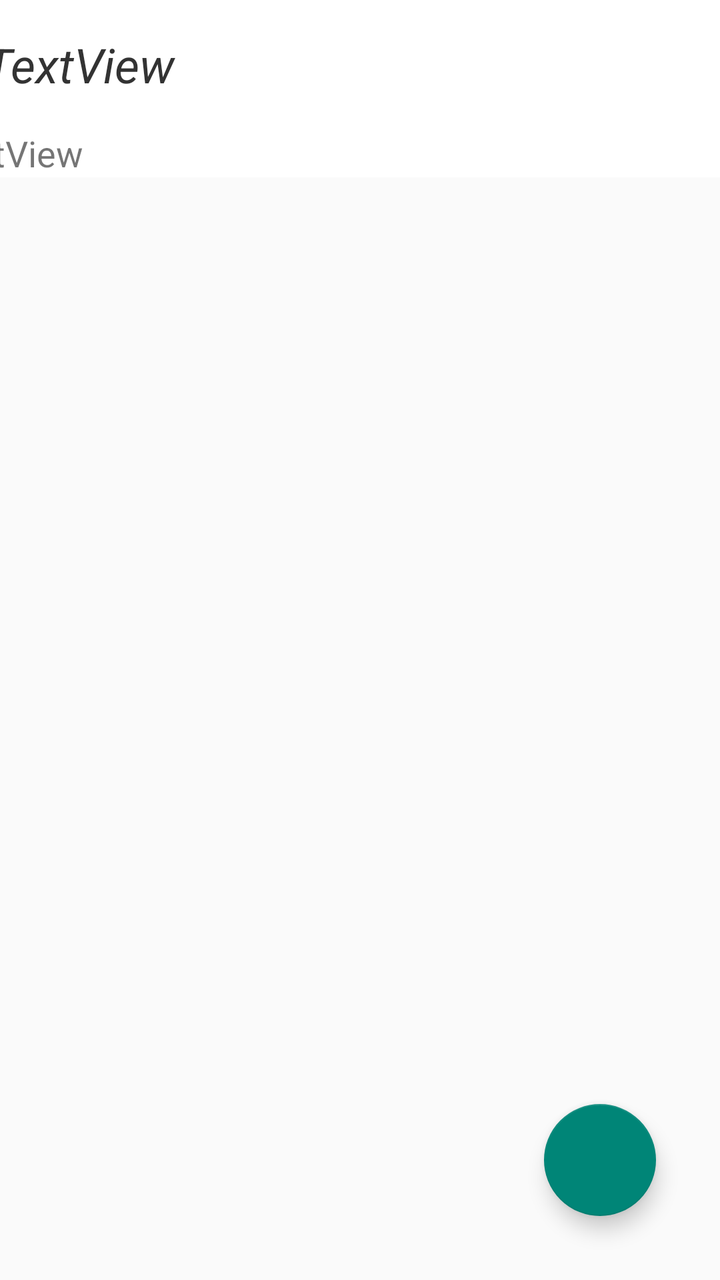
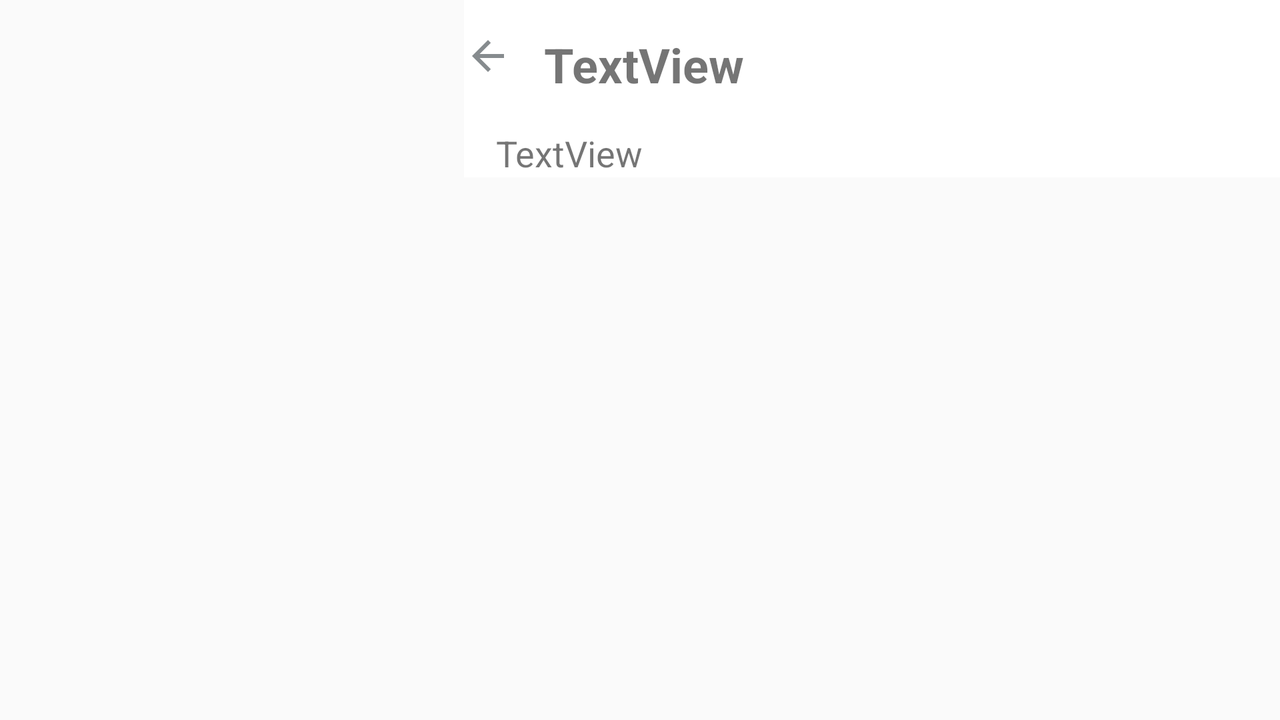

Compare how this app lays out the same screen by default and in its alternative resource folder. The renders come first, then the two layout files and the values they reference.
<!-- AndroidManifest.xml: application theme Theme.AppCompat.Light.NoActionBar -->
<!-- res/layout/activity_restaurant_menu.xml -->
<?xml version="1.0" encoding="utf-8"?>
<androidx.constraintlayout.widget.ConstraintLayout xmlns:android="http://schemas.android.com/apk/res/android"
    xmlns:app="http://schemas.android.com/apk/res-auto"
    xmlns:tools="http://schemas.android.com/tools"
    android:layout_width="match_parent"
    android:layout_height="match_parent"
    android:backgroundTint="#FFFFFF"
    tools:context=".activities.RestaurantMenuActivity">

    <LinearLayout
        android:id="@+id/linearLayout3"
        android:layout_width="408dp"
        android:layout_height="wrap_content"
        android:background="#FFFFFF"
        android:orientation="vertical"
        app:layout_constraintEnd_toEndOf="parent"
        app:layout_constraintHorizontal_bias="1.0"
        app:layout_constraintStart_toStartOf="parent"
        app:layout_constraintTop_toTopOf="parent">

        <TableLayout
            android:layout_width="match_parent"
            android:layout_height="match_parent">

            <TableRow
                android:layout_width="match_parent"
                android:layout_height="match_parent" >

                <ImageButton
                    android:id="@+id/btnBackRestaurants"
                    android:layout_width="wrap_content"
                    android:layout_height="wrap_content"
                    android:layout_marginTop="16dp"
                    android:background="#00FFFFFF"
                    android:src="@drawable/ic_baseline_arrow_back_24" />

                <TextView
                    android:id="@+id/txtNameRest"
                    android:layout_width="match_parent"
                    android:layout_height="wrap_content"
                    android:layout_margin="16dp"
                    android:layout_weight="1"
                    android:fontFamily="sans-serif-thin"
                    android:text="TextView"
                    android:textColor="#333333"
                    android:textSize="24dp"
                    android:textStyle="bold|italic" />
            </TableRow>

        </TableLayout>

        <TextView
            android:id="@+id/txtDescRest"
            android:layout_width="match_parent"
            android:layout_height="wrap_content"
            android:layout_marginLeft="16dp"
            android:text="TextView"
            android:textSize="18dp" />

    </LinearLayout>

    <ScrollView
        android:id="@+id/scrollView2"
        android:layout_width="match_parent"
        android:layout_height="0dp"
        android:layout_marginTop="32dp"
        android:backgroundTint="#FDFCFC"
        app:layout_constraintBottom_toBottomOf="parent"
        app:layout_constraintEnd_toEndOf="parent"
        app:layout_constraintStart_toStartOf="parent"
        app:layout_constraintTop_toBottomOf="@+id/linearLayout3">

        <LinearLayout
            android:id="@+id/containerProductsMenu"
            android:layout_width="match_parent"
            android:layout_height="wrap_content"
            android:orientation="vertical">

        </LinearLayout>
    </ScrollView>

    <com.google.android.material.floatingactionbutton.FloatingActionButton
        android:id="@+id/fltbShopCart"
        android:layout_width="wrap_content"
        android:layout_height="wrap_content"
        android:layout_marginEnd="32dp"
        android:layout_marginBottom="32dp"
        android:clickable="true"
        app:layout_constraintBottom_toBottomOf="@+id/scrollView2"
        app:layout_constraintEnd_toEndOf="parent"
        app:maxImageSize="32dp"
        app:srcCompat="@drawable/ic_baseline_shopping_cart_24" />

</androidx.constraintlayout.widget.ConstraintLayout>
<!-- resources referenced by this layout -->
<resources>
  <!-- drawable ic_baseline_arrow_back_24 (drawable) -->
  <vector android:height="24dp" android:tint="#868B8E"
      android:viewportHeight="24" android:viewportWidth="24"
      android:width="24dp" xmlns:android="http://schemas.android.com/apk/res/android">
      <path android:fillColor="@android:color/white" android:pathData="M20,11H7.83l5.59,-5.59L12,4l-8,8 8,8 1.41,-1.41L7.83,13H20v-2z"/>
  </vector>
</resources>
<!-- res/layout-land/activity_restaurant_menu.xml (the repository's variant of the layout above) -->
<!-- drawn on the phone turned sideways -->
<?xml version="1.0" encoding="utf-8"?>
<androidx.constraintlayout.widget.ConstraintLayout xmlns:android="http://schemas.android.com/apk/res/android"
    xmlns:app="http://schemas.android.com/apk/res-auto"
    xmlns:tools="http://schemas.android.com/tools"
    android:layout_width="match_parent"
    android:layout_height="match_parent"
    android:backgroundTint="#FFFFFF"
    tools:context=".activities.RestaurantMenuActivity">

    <LinearLayout
        android:id="@+id/linearLayout3"
        android:layout_width="408dp"
        android:layout_height="wrap_content"
        android:background="#FFFFFF"
        android:orientation="vertical"
        app:layout_constraintEnd_toEndOf="parent"
        app:layout_constraintHorizontal_bias="1.0"
        app:layout_constraintStart_toStartOf="parent"
        app:layout_constraintTop_toTopOf="parent">

        <TableLayout
            android:layout_width="match_parent"
            android:layout_height="match_parent">

            <TableRow
                android:layout_width="match_parent"
                android:layout_height="match_parent" >

                <ImageButton
                    android:id="@+id/btnBackRestaurants"
                    android:layout_width="wrap_content"
                    android:layout_height="wrap_content"
                    android:layout_marginTop="16dp"
                    android:background="#00FFFFFF"
                    android:src="@drawable/ic_baseline_arrow_back_24" />

                <TextView
                    android:id="@+id/txtNameRest"
                    android:layout_width="match_parent"
                    android:layout_height="wrap_content"
                    android:layout_margin="16dp"
                    android:layout_weight="1"
                    android:text="TextView"
                    android:textSize="24dp"
                    android:textStyle="bold" />
            </TableRow>

        </TableLayout>

        <TextView
            android:id="@+id/txtDescRest"
            android:layout_width="match_parent"
            android:layout_height="wrap_content"
            android:layout_marginLeft="16dp"
            android:text="TextView"
            android:textSize="18dp" />

    </LinearLayout>

    <ScrollView
        android:layout_width="match_parent"
        android:layout_height="0dp"
        android:layout_marginTop="16dp"
        android:backgroundTint="#FDFCFC"
        app:layout_constraintBottom_toBottomOf="parent"
        app:layout_constraintEnd_toEndOf="parent"
        app:layout_constraintStart_toStartOf="parent"
        app:layout_constraintTop_toBottomOf="@+id/linearLayout3">

        <LinearLayout
            android:id="@+id/containerProductsMenu"
            android:layout_width="match_parent"
            android:layout_height="wrap_content"
            android:orientation="vertical">

        </LinearLayout>
    </ScrollView>

</androidx.constraintlayout.widget.ConstraintLayout>
